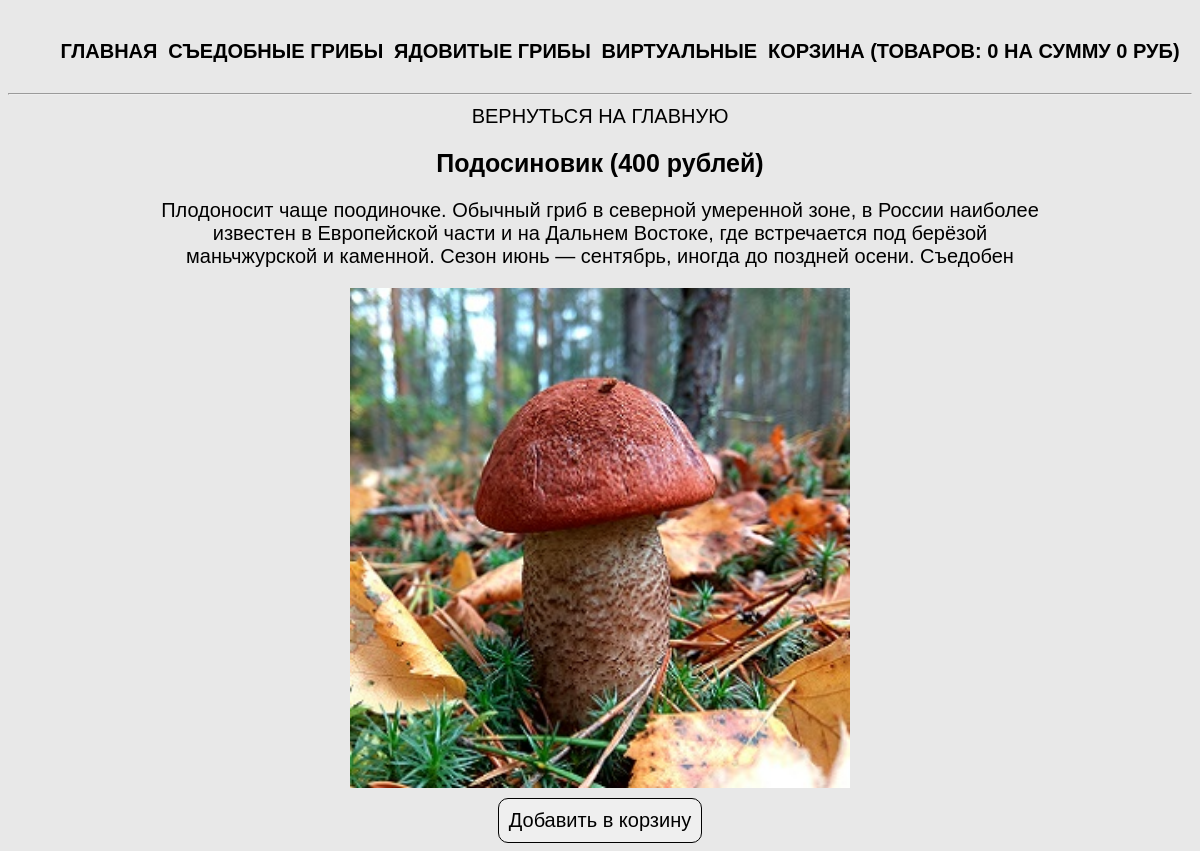
/product.php?product=leccinum, run on the app's committed database.
### tables this page shows
CREATE TABLE `categories` (
  `id` int(10) NOT NULL,
  `name` varchar(50) NOT NULL,
  `rus_name` varchar(50) NOT NULL
);

CREATE TABLE `products` (
  `id` int(11) NOT NULL,
  `title` varchar(50) NOT NULL,
  `category` varchar(50) NOT NULL,
  `price` int(10) NOT NULL,
  `rus_name` varchar(50) NOT NULL,
  `img` varchar(50) NOT NULL,
  `description` text
);

### product.php (the view, shortened to what this page needs)
<?php
require_once 'db/db.php';
if (isset($_GET['product'])) {
    $currentProduct = $_GET['product'];
    $product = $connect->query("SELECT * FROM products WHERE title='$currentProduct'");
    $product = $product->fetch(PDO::FETCH_ASSOC);
}
require_once 'parts/header.php';
?>
<div class="product-card">
    <a href="index.php">Вернуться на главную</a>
    <h2><? echo $product['rus_name'] ?> (<? echo $product['price'] ?> рублей)</h2>
    <div class="descr"><? echo $product['description'] ?></div>
    <img width="300" src="img/<? echo $product['img'] ?>" alt="<? echo $product['rus_name'] ?>">
    <? require 'parts/add-form.php' ?>
</div>

### parts/header.php (shortened to what this page needs)
<?php
    require_once 'db/db.php';
    $categories = $connect->query("SELECT * FROM categories");
    $categories = $categories->fetchAll(PDO::FETCH_ASSOC);
?>
<!doctype html>
<html lang="ru">
<head>
    <link rel="stylesheet" href="css/style.css">
</head>
<body>
<nav>
    <ul>
        <li><a href="index.php">Главная</a></li>
        <? foreach ($categories as $catgory) { ?>
        <li><a href="index.php?category=<? echo $catgory['name']?>"><? echo $catgory['rus_name'] ?></a></li>
        <? } ?>
        <li><a href="cart.php">Корзина (Товаров: <? echo $_SESSION['totalQuantity'] ? : 0 ?> на сумму <? echo $_SESSION['totalPrice'] ? : 0 ?> руб)</a></li>
    </ul>
</nav>
<hr>

### css/style.css (style rules this page uses)
* { font-family: 'Arial', sans-serif; font-size: 20px; }
body { margin-top: 20px; background-color: #e8e8e8; }
a { text-decoration: none; text-transform: uppercase; color: #000000; -webkit-transition: all .3s; -moz-transition: all .3s; -ms-transition: all .3s; -o-transition: all .3s; transition: all .3s; }
h2 { font-size: 25px; }
img { width: 100%; }
.main, nav { width: 1170px; margin: auto; display: flex; flex-wrap: wrap; justify-content: space-around; }
nav ul { display: flex; list-style: none; width: 100%; justify-content: space-around; font-weight: 700; }
.cart, .product-card { text-align: center; width: 900px; margin: auto; }
.descr { margin-bottom: 20px; }
.product-card img { width: 500px; }

### data on the page
categories: rus_name "СЪЕДОБНЫЕ ГРИБЫ"
categories: rus_name "ЯДОВИТЫЕ ГРИБЫ"
categories: rus_name "ВИРТУАЛЬНЫЕ"
products: rus_name "Подосиновик", price "400", description "Плодоносит чаще поодиночке. Обычный гриб в северной умеренной зоне, в России наиболее известен в Европейской части и на Дальнем Востоке, где встречается под берёзой маньчжурской и каменной. Сезон июнь — сентябрь, иногда до поздней осени. Съедобен", img (picture)

### other printed values
$_SESSION['totalQuantity'] ? : 0 "0"
$_SESSION['totalPrice'] ? : 0 "0"
